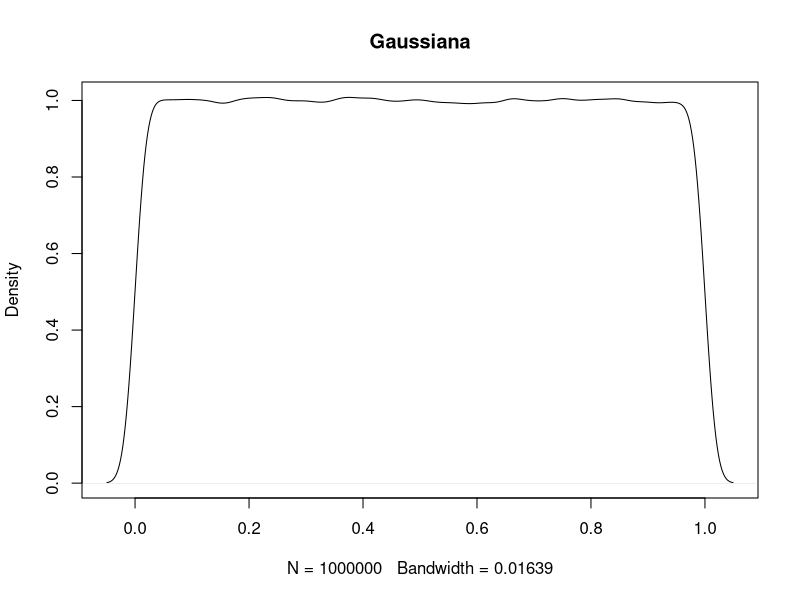
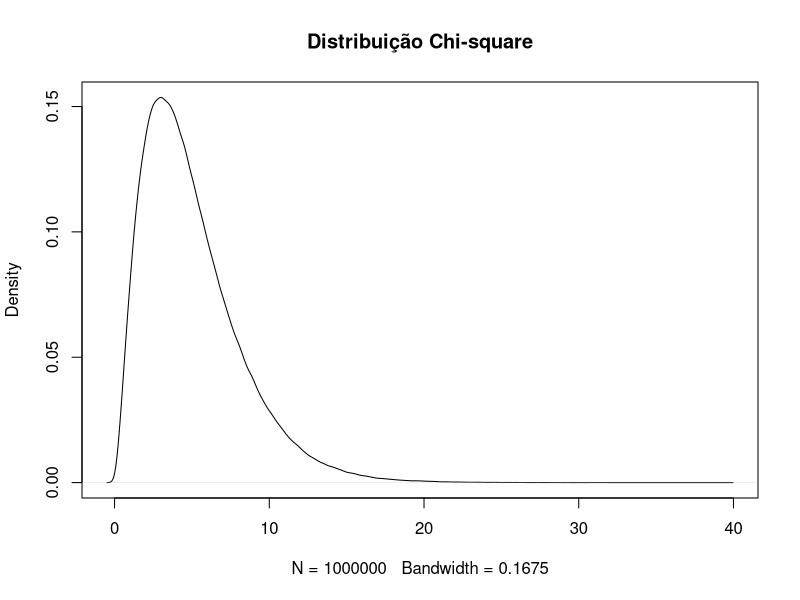

Write R code to recreate these figures, in order. (Note: this script raises an error after producing the figures.)
##############################################################################
# Programa de Pós-Graduação em Engenharia Elétrica e de Computação - PPgEEC
# Processos Estocásticos
# Primeiro Trabalho de Processos Estocásticos
#
# Student t
#
# @author Marco Olimpio - marco.olimpio -at- gmail -dot- com
# @author Rebecca Betwel - bekbetwel -at- gmail -dot- com
##############################################################################

#Utiliza uma distribuição normal e uma distribuição Chi-square onde
# wi = xi/sqrt(yi/n)

#Numero de amostras
n = 1000000

#Criacao de vetor de V.A.s com distribuicao N[0,1]
dstGaussiana = runif(n)
plot(density(dstGaussiana),main="Gaussiana")

#Criacao de vetor de V.A.s com distribuicao Xˆ2 com 5 graus de liberdade
dstChisquare = rchisq(n,5)
plot(density(dstChisquare),main="Distribuição Chi-square")

#Criacao do vetor de V.A.s com ditribuicao Student t, Papoulis 4th edicao, pg. 295
dstStudent = dstGaussiana/sqrt(dstChisquare/n)

qplot(dstStudent, geom="histogram")
plot(density(dstStudent),main="Density Estimate of the Mixture Model")
